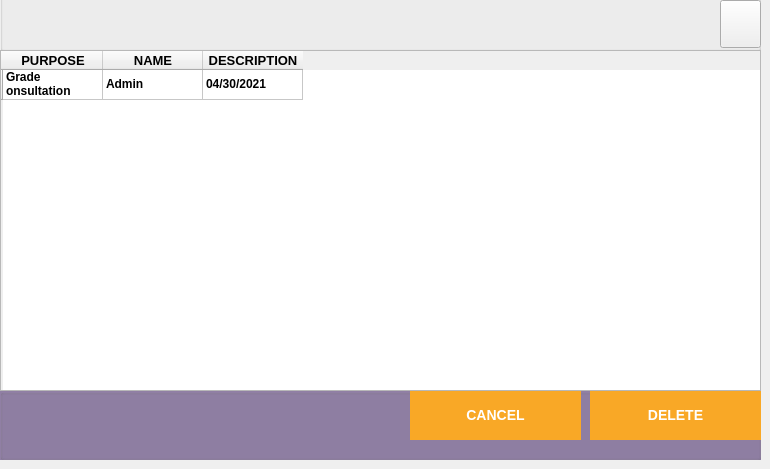
   <widget class="QWidget" name="purpose2">
    <widget class="QTableWidget" name="tableWidget_2">
     <property name="geometry">
      <rect>
       <x>0</x>
       <y>50</y>
       <width>761</width>
       <height>341</height>
      </rect>
     </property>
     <property name="font">
      <font>
       <weight>75</weight>
       <bold>true</bold>
      </font>
     </property>
     <property name="styleSheet">
      <string notr="true"/>
     </property>
     <row>
      <property name="text">
       <string/>
      </property>
     </row>
     <column>
      <property name="text">
       <string>PURPOSE</string>
      </property>
      <property name="font">
       <font>
        <pointsize>10</pointsize>
        <weight>75</weight>
        <bold>true</bold>
       </font>
      </property>
     </column>
     <column>
      <property name="text">
       <string>NAME</string>
      </property>
      <property name="font">
       <font>
        <pointsize>10</pointsize>
        <weight>75</weight>
        <bold>true</bold>
       </font>
      </property>
     </column>
     <column>
      <property name="text">
       <string>DESCRIPTION</string>
      </property>
      <property name="font">
       <font>
        <pointsize>10</pointsize>
        <weight>75</weight>
        <bold>true</bold>
       </font>
      </property>
     </column>
     <item row="0" column="0">
      <property name="text">
       <string>Grade onsultation</string>
      </property>
     </item>
     <item row="0" column="1">
      <property name="text">
       <string>Admin</string>
      </property>
     </item>
     <item row="0" column="2">
      <property name="text">
       <string>04/30/2021</string>
      </property>
     </item>
    </widget>
    <widget class="QGroupBox" name="groupBox_2">
     <property name="geometry">
      <rect>
       <x>0</x>
       <y>-10</y>
       <width>761</width>
       <height>61</height>
      </rect>
     </property>
     <property name="title">
      <string/>
     </property>
     <widget class="QPushButton" name="refresh_buttn_3">
      <property name="geometry">
       <rect>
        <x>720</x>
        <y>10</y>
        <width>41</width>
        <height>48</height>
       </rect>
      </property>
      <property name="text">
       <string/>
      </property>
      <property name="icon">
       <iconset>
        <normaloff>photos/refresh2.svg</normaloff>photos/refresh2.svg</iconset>
      </property>
     </widget>
    </widget>
    <widget class="QGroupBox" name="groupBox_3">
     <property name="geometry">
      <rect>
       <x>0</x>
       <y>389</y>
       <width>761</width>
       <height>71</height>
      </rect>
     </property>
     <property name="styleSheet">
      <string notr="true">QGroupBox { 
background-color: rgb(144, 127, 164);

}
QPushButton {
 
	color: rgb(255, 255, 255);
	background-color: rgb(249, 168, 38);
border: 0px solid;
border-radius: 0px;
font: bold 14px;
}

QPushButton:hover {
	
	background-color: rgb(255, 215, 157);
	color: rgb(0, 0, 0);
}
</string>
     </property>
     <property name="title">
      <string/>
     </property>
     <widget class="QPushButton" name="cancel_buttn">
      <property name="geometry">
       <rect>
        <x>410</x>
        <y>0</y>
        <width>171</width>
        <height>51</height>
       </rect>
      </property>
      <property name="styleSheet">
       <string notr="true"/>
      </property>
      <property name="text">
       <string>CANCEL</string>
      </property>
     </widget>
     <widget class="QPushButton" name="delete_buttn">
      <property name="geometry">
       <rect>
        <x>590</x>
        <y>0</y>
        <width>171</width>
        <height>51</height>
       </rect>
      </property>
      <property name="styleSheet">
       <string notr="true"/>
      </property>
      <property name="text">
       <string>DELETE</string>
      </property>
     </widget>
    </widget>
    <zorder>groupBox_3</zorder>
    <zorder>groupBox_2</zorder>
    <zorder>tableWidget_2</zorder>
   </widget>
